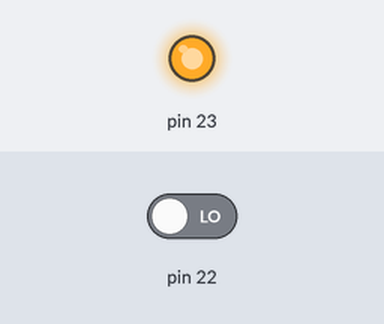
Simulated run of this sketch. Board: Arduino Uno, built with avr-gcc and run on an emulated ATmega328P. Parts: output pins drawn as LEDs (lit = HIGH). The test bench sets the inputs (shaded band); at power-on: pin 22 LOW.

Above: at 0.1 s.
At 129.6 s:
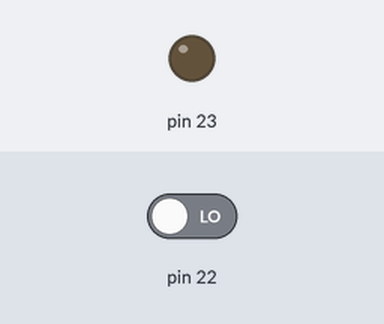
Timing chart, 0 to 130.0 s (numbered marks = the images above):
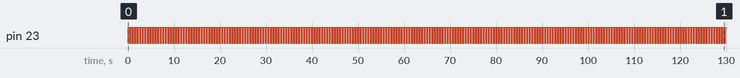

Measured:
- by itself, pin 23: alternates HIGH for 0.28 s and LOW for 0.28 s

The sketch:

LED_ASM.ino
```cpp
void setup()
{
  DDRB = DDRB | B10000000;// Data Direction Register B: Inputs 0-6, Output 7
}

void loop()
{
  asm(
    "inicio: \n\t"
    "LDI r16, 45\n\t"
    "LDI r17, 255\n\t"
    "IN r25, 0x03\n\t"
    "sbrs r25, 0x06 \n\t" //checa si el boton es presionado para cambiar a la otra rutina
    "call botonPres \n\t" //si el boton es presionado llama a esta subrutina, si no se salta esta linea
    "sbi 0x05,0x07 \n\t" //Pone en 1 el bit 0x07 del registro I/O 0x05 (es el PortB)
    "call tiempo \n\t" // Llama a la rutina tiempo y vuelve cuando hay un ret
    "cbi 0x05,0x07 \n\t" //Pone en 0 el bit 0x07 del registro I/O 0x05 (es el PortB)
    "call tiempo \n\t" //Llama a la rutina tiempo y vuelve cuando hay un ret
    "jmp main \n\t" // Salta a la etiqueta main (el principio)
    "tiempo: \n\t" //Rutina tiempo
    "LDS r22, 16 \n\t" //Carga en el registro 22 el valor de la memoria 16
    "LOOP_3: \n\t" //Empiezael tercer loop
    "LDS r21, 17 \n\t" //Carga en el registro 21 el valor de la memoria 17
    "LOOP_2: \n\t" //Empieza el loop 2
    "LDS r20, 17 \n\t" //Carga en el registro 20 el valor de la memoria 17
    "LOOP_1: \n\t" //Empieza el loop 1
    "DEC r20 \n\t" //Las siguientes 2 lineas decrementan el registro 20 hasta que llega a 0
    "BRNE LOOP_1 \n\t" //Cuando llega a 0 el registro 20 pasa a la siguiente instrucción
    "DEC r21 \n\t" //Las siguientes 2 lineas decrementan el registro 21 hasta que llega a 0
    "BRNE LOOP_2 \n\t" //Cuando llega a 0 el registro 21 pasa a la siguiente instrucción
    "DEC r22 \n\t" //Las siguientes 2 lineas decrementan el registro 22 hasta que llega a 0
    "BRNE LOOP_3 \n\t" //Cuando llega a 0 el registro 22 pasa a la siguiente instrucción
    "ret \n\t" //Regresa al último call llamado
    "botonPres: \n\t"
    "LDI r16, 113\n\t"
    "LDI r17, 114\n\t"
    "ret \n\t"
  );
}
```
